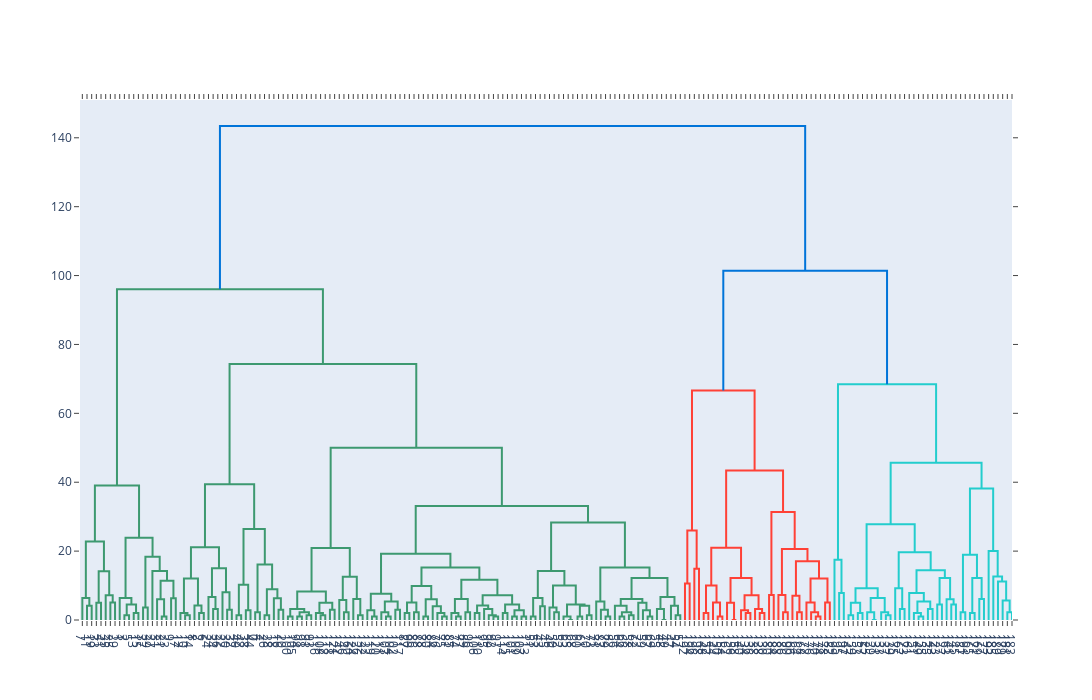

The notebook cell this image was saved under:
### Code cell
import plotly.figure_factory as ff
np.random.seed(1)

fig = ff.create_dendrogram(HX2)
fig.update_layout(width=2500, height=700)
fig.show()
